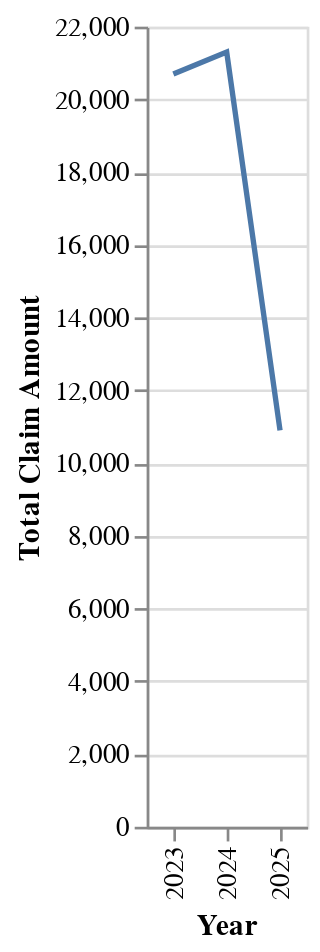

Specify this chart in Vega-Lite:
### Vega-Lite specification from a JSON file in a GitHub repository (floating-point values rounded to 4 significant figures)
{"$schema": "https://vega.github.io/schema/vega-lite/v5.json", "description": "Trend of total mental health claims amount by year.", "data": {"values": [{"Year": 2023, "TotalClaimAmount": 20700}, {"Year": 2024, "TotalClaimAmount": 21300}, {"Year": 2025, "TotalClaimAmount": 10900}]}, "mark": "line", "encoding": {"x": {"field": "Year", "type": "ordinal", "title": "Year"}, "y": {"field": "TotalClaimAmount", "type": "quantitative", "title": "Total Claim Amount"}}}
